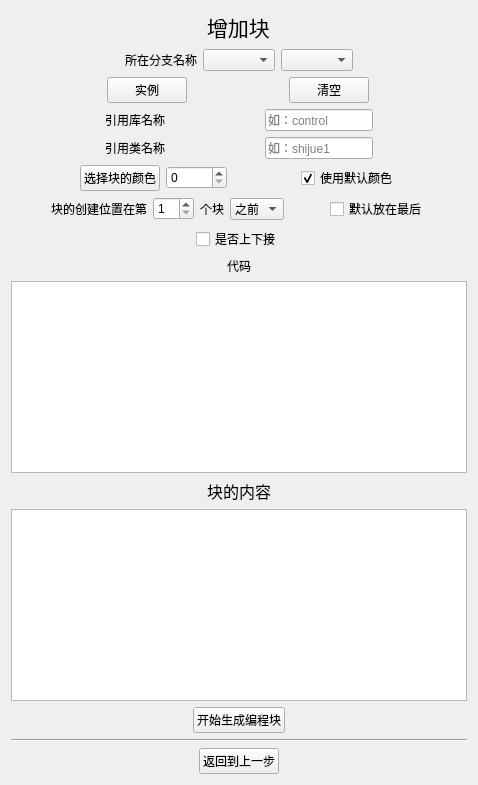
      <widget class="QWidget" name="Block">
       <attribute name="title">
        <string>增加块</string>
       </attribute>
       <layout class="QVBoxLayout" name="verticalLayout_2">
        <item>
         <layout class="QVBoxLayout" name="verticalLayout">
          <item>
           <layout class="QHBoxLayout" name="horizontalLayout_13">
            <item>
             <widget class="QLabel" name="head2_2">
              <property name="sizePolicy">
               <sizepolicy hsizetype="Fixed" vsizetype="Fixed">
                <horstretch>0</horstretch>
                <verstretch>0</verstretch>
               </sizepolicy>
              </property>
              <property name="font">
               <font>
                <family>Agency FB</family>
                <pointsize>16</pointsize>
               </font>
              </property>
              <property name="text">
               <string>增加块</string>
              </property>
             </widget>
            </item>
           </layout>
          </item>
          <item>
           <layout class="QHBoxLayout" name="horizontalLayout_6">
            <item>
             <spacer name="horizontalSpacer_52">
              <property name="orientation">
               <enum>Qt::Horizontal</enum>
              </property>
              <property name="sizeHint" stdset="0">
               <size>
                <width>40</width>
                <height>20</height>
               </size>
              </property>
             </spacer>
            </item>
            <item>
             <widget class="QLabel" name="label_6">
              <property name="sizePolicy">
               <sizepolicy hsizetype="Fixed" vsizetype="Preferred">
                <horstretch>0</horstretch>
                <verstretch>0</verstretch>
               </sizepolicy>
              </property>
              <property name="text">
               <string>所在分支名称</string>
              </property>
             </widget>
            </item>
            <item>
             <widget class="QComboBox" name="addBlockBranchComboBox1">
              <property name="sizePolicy">
               <sizepolicy hsizetype="Fixed" vsizetype="Fixed">
                <horstretch>0</horstretch>
                <verstretch>0</verstretch>
               </sizepolicy>
              </property>
             </widget>
            </item>
            <item>
             <widget class="QComboBox" name="addBlockBranchComboBox2">
              <property name="sizePolicy">
               <sizepolicy hsizetype="Fixed" vsizetype="Fixed">
                <horstretch>0</horstretch>
                <verstretch>0</verstretch>
               </sizepolicy>
              </property>
             </widget>
            </item>
            <item>
             <spacer name="horizontalSpacer_53">
              <property name="orientation">
               <enum>Qt::Horizontal</enum>
              </property>
              <property name="sizeHint" stdset="0">
               <size>
                <width>40</width>
                <height>20</height>
               </size>
              </property>
             </spacer>
            </item>
           </layout>
          </item>
          <item>
           <layout class="QHBoxLayout" name="horizontalLayout_7">
            <item>
             <widget class="QPushButton" name="addBlockExampleButtom">
              <property name="sizePolicy">
               <sizepolicy hsizetype="Fixed" vsizetype="Fixed">
                <horstretch>0</horstretch>
                <verstretch>0</verstretch>
               </sizepolicy>
              </property>
              <property name="text">
               <string>实例</string>
              </property>
             </widget>
            </item>
            <item>
             <widget class="QPushButton" name="addBlockClearButtom">
              <property name="sizePolicy">
               <sizepolicy hsizetype="Fixed" vsizetype="Fixed">
                <horstretch>0</horstretch>
                <verstretch>0</verstretch>
               </sizepolicy>
              </property>
              <property name="text">
               <string>清空</string>
              </property>
             </widget>
            </item>
           </layout>
          </item>
          <item>
           <layout class="QHBoxLayout" name="horizontalLayout_2">
            <item>
             <widget class="QLabel" name="label_7">
              <property name="sizePolicy">
               <sizepolicy hsizetype="Fixed" vsizetype="Preferred">
                <horstretch>0</horstretch>
                <verstretch>0</verstretch>
               </sizepolicy>
              </property>
              <property name="text">
               <string>引用库名称</string>
              </property>
             </widget>
            </item>
            <item>
             <widget class="QLineEdit" name="addBlockLibName">
              <property name="sizePolicy">
               <sizepolicy hsizetype="Fixed" vsizetype="Fixed">
                <horstretch>0</horstretch>
                <verstretch>0</verstretch>
               </sizepolicy>
              </property>
              <property name="inputMask">
               <string/>
              </property>
              <property name="text">
               <string/>
              </property>
              <property name="placeholderText">
               <string>如：control </string>
              </property>
             </widget>
            </item>
           </layout>
          </item>
          <item>
           <layout class="QHBoxLayout" name="horizontalLayout_3">
            <item>
             <widget class="QLabel" name="label_8">
              <property name="sizePolicy">
               <sizepolicy hsizetype="Fixed" vsizetype="Preferred">
                <horstretch>0</horstretch>
                <verstretch>0</verstretch>
               </sizepolicy>
              </property>
              <property name="text">
               <string>引用类名称</string>
              </property>
             </widget>
            </item>
            <item>
             <widget class="QLineEdit" name="addBlockClassName">
              <property name="sizePolicy">
               <sizepolicy hsizetype="Fixed" vsizetype="Fixed">
                <horstretch>0</horstretch>
                <verstretch>0</verstretch>
               </sizepolicy>
              </property>
              <property name="inputMask">
               <string/>
              </property>
              <property name="text">
               <string/>
              </property>
              <property name="placeholderText">
               <string>如：shijue1</string>
              </property>
             </widget>
            </item>
           </layout>
          </item>
          <item>
           <layout class="QHBoxLayout" name="horizontalLayout">
            <item>
             <spacer name="horizontalSpacer_21">
              <property name="orientation">
               <enum>Qt::Horizontal</enum>
              </property>
              <property name="sizeHint" stdset="0">
               <size>
                <width>40</width>
                <height>20</height>
               </size>
              </property>
             </spacer>
            </item>
            <item>
             <widget class="QPushButton" name="addBlockColorButtom">
              <property name="sizePolicy">
               <sizepolicy hsizetype="Fixed" vsizetype="Fixed">
                <horstretch>0</horstretch>
                <verstretch>0</verstretch>
               </sizepolicy>
              </property>
              <property name="text">
               <string>选择块的颜色</string>
              </property>
             </widget>
            </item>
            <item>
             <widget class="QSpinBox" name="addBlockColorSpinBox">
              <property name="sizePolicy">
               <sizepolicy hsizetype="Fixed" vsizetype="Fixed">
                <horstretch>0</horstretch>
                <verstretch>0</verstretch>
               </sizepolicy>
              </property>
              <property name="maximum">
               <number>16777215</number>
              </property>
              <property name="displayIntegerBase">
               <number>16</number>
              </property>
             </widget>
            </item>
            <item>
             <spacer name="horizontalSpacer_22">
              <property name="orientation">
               <enum>Qt::Horizontal</enum>
              </property>
              <property name="sizeHint" stdset="0">
               <size>
                <width>40</width>
                <height>20</height>
               </size>
              </property>
             </spacer>
            </item>
            <item>
             <widget class="QCheckBox" name="addBlockColorCheckBox">
              <property name="sizePolicy">
               <sizepolicy hsizetype="Fixed" vsizetype="Fixed">
                <horstretch>0</horstretch>
                <verstretch>0</verstretch>
               </sizepolicy>
              </property>
              <property name="text">
               <string>使用默认颜色</string>
              </property>
              <property name="checked">
               <bool>true</bool>
              </property>
              <property name="tristate">
               <bool>false</bool>
              </property>
             </widget>
            </item>
            <item>
             <spacer name="horizontalSpacer_23">
              <property name="orientation">
               <enum>Qt::Horizontal</enum>
              </property>
              <property name="sizeHint" stdset="0">
               <size>
                <width>40</width>
                <height>20</height>
               </size>
              </property>
             </spacer>
            </item>
           </layout>
          </item>
          <item>
           <layout class="QHBoxLayout" name="horizontalLayout_8">
            <item>
             <spacer name="horizontalSpacer_24">
              <property name="orientation">
               <enum>Qt::Horizontal</enum>
              </property>
              <property name="sizeHint" stdset="0">
               <size>
                <width>40</width>
                <height>20</height>
               </size>
              </property>
             </spacer>
            </item>
            <item>
             <widget class="QLabel" name="label_9">
              <property name="sizePolicy">
               <sizepolicy hsizetype="Fixed" vsizetype="Preferred">
                <horstretch>0</horstretch>
                <verstretch>0</verstretch>
               </sizepolicy>
              </property>
              <property name="text">
               <string>块的创建位置在第</string>
              </property>
             </widget>
            </item>
            <item>
             <widget class="QSpinBox" name="addBlockPositionSpinBox">
              <property name="minimum">
               <number>1</number>
              </property>
             </widget>
            </item>
            <item>
             <widget class="QLabel" name="label_10">
              <property name="text">
               <string>个块</string>
              </property>
             </widget>
            </item>
            <item>
             <widget class="QComboBox" name="addBlockPositionComboBox">
              <property name="sizePolicy">
               <sizepolicy hsizetype="Fixed" vsizetype="Fixed">
                <horstretch>0</horstretch>
                <verstretch>0</verstretch>
               </sizepolicy>
              </property>
              <item>
               <property name="text">
                <string>之前</string>
               </property>
              </item>
              <item>
               <property name="text">
                <string>之后</string>
               </property>
              </item>
             </widget>
            </item>
            <item>
             <spacer name="horizontalSpacer_25">
              <property name="orientation">
               <enum>Qt::Horizontal</enum>
              </property>
              <property name="sizeHint" stdset="0">
               <size>
                <width>40</width>
                <height>20</height>
               </size>
              </property>
             </spacer>
            </item>
            <item>
             <widget class="QCheckBox" name="addBlockPositionCheckBox">
              <property name="text">
               <string>默认放在最后</string>
              </property>
             </widget>
            </item>
            <item>
             <spacer name="horizontalSpacer_26">
              <property name="orientation">
               <enum>Qt::Horizontal</enum>
              </property>
              <property name="sizeHint" stdset="0">
               <size>
                <width>40</width>
                <height>20</height>
               </size>
              </property>
             </spacer>
            </item>
           </layout>
          </item>
          <item>
           <layout class="QHBoxLayout" name="horizontalLayout_40">
            <item>
             <widget class="QCheckBox" name="addBlockConnectCheckBox">
              <property name="sizePolicy">
               <sizepolicy hsizetype="Fixed" vsizetype="Fixed">
                <horstretch>0</horstretch>
                <verstretch>0</verstretch>
               </sizepolicy>
              </property>
              <property name="text">
               <string>是否上下接</string>
              </property>
             </widget>
            </item>
           </layout>
          </item>
          <item>
           <layout class="QHBoxLayout" name="horizontalLayout_16">
            <item>
             <widget class="QLabel" name="label">
              <property name="sizePolicy">
               <sizepolicy hsizetype="Fixed" vsizetype="Preferred">
                <horstretch>0</horstretch>
                <verstretch>0</verstretch>
               </sizepolicy>
              </property>
              <property name="text">
               <string>代码</string>
              </property>
             </widget>
            </item>
           </layout>
          </item>
          <item>
           <widget class="QPlainTextEdit" name="addBlockCodeTextEdit">
            <property name="sizePolicy">
             <sizepolicy hsizetype="Expanding" vsizetype="Maximum">
              <horstretch>0</horstretch>
              <verstretch>0</verstretch>
             </sizepolicy>
            </property>
            <property name="plainText">
             <string/>
            </property>
            <property name="placeholderText">
             <string notr="true"/>
            </property>
           </widget>
          </item>
          <item>
           <layout class="QHBoxLayout" name="horizontalLayout_19">
            <item>
             <widget class="QLabel" name="label_13">
              <property name="sizePolicy">
               <sizepolicy hsizetype="Fixed" vsizetype="Preferred">
                <horstretch>0</horstretch>
                <verstretch>0</verstretch>
               </sizepolicy>
              </property>
              <property name="font">
               <font>
                <family>Agency FB</family>
                <pointsize>12</pointsize>
               </font>
              </property>
              <property name="text">
               <string>块的内容</string>
              </property>
             </widget>
            </item>
           </layout>
          </item>
          <item>
           <widget class="QPlainTextEdit" name="addBlockContentTextEdit">
            <property name="sizePolicy">
             <sizepolicy hsizetype="Expanding" vsizetype="Maximum">
              <horstretch>0</horstretch>
              <verstretch>0</verstretch>
             </sizepolicy>
            </property>
            <property name="plainText">
             <string/>
            </property>
            <property name="placeholderText">
             <string notr="true"/>
            </property>
           </widget>
          </item>
          <item>
           <layout class="QHBoxLayout" name="horizontalLayout_20">
            <item>
             <widget class="QPushButton" name="addBlockGeneraButtom">
              <property name="sizePolicy">
               <sizepolicy hsizetype="Fixed" vsizetype="Fixed">
                <horstretch>0</horstretch>
                <verstretch>0</verstretch>
               </sizepolicy>
              </property>
              <property name="text">
               <string>开始生成编程块</string>
              </property>
             </widget>
            </item>
           </layout>
          </item>
          <item>
           <widget class="Line" name="line_8">
            <property name="orientation">
             <enum>Qt::Horizontal</enum>
            </property>
           </widget>
          </item>
          <item>
           <layout class="QHBoxLayout" name="horizontalLayout_39">
            <item>
             <widget class="QPushButton" name="addBlockBackButtom">
              <property name="sizePolicy">
               <sizepolicy hsizetype="Fixed" vsizetype="Fixed">
                <horstretch>0</horstretch>
                <verstretch>0</verstretch>
               </sizepolicy>
              </property>
              <property name="text">
               <string>返回到上一步</string>
              </property>
             </widget>
            </item>
           </layout>
          </item>
         </layout>
        </item>
       </layout>
      </widget>
